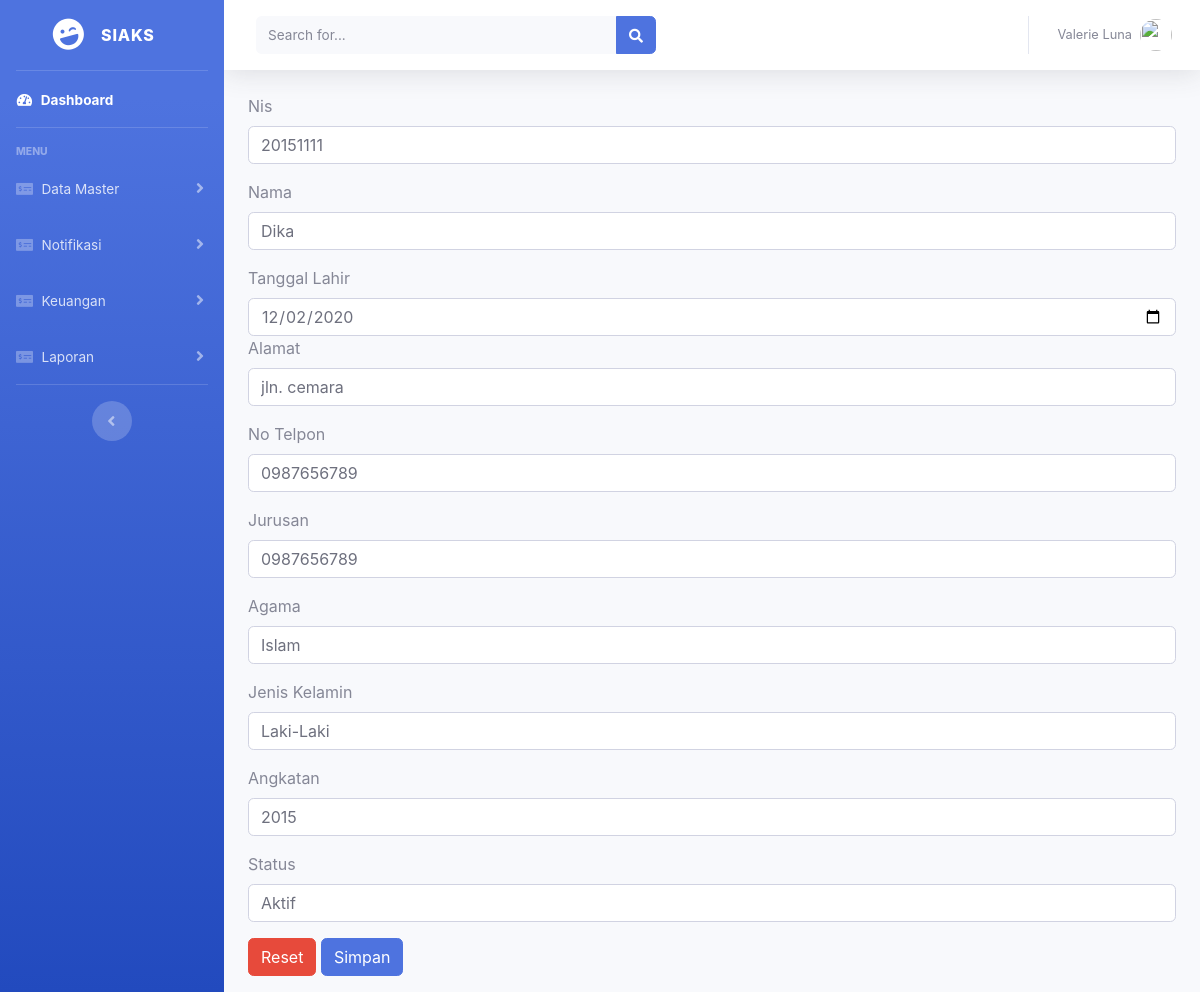
The page /index.php/siswa/edit_siswa/1 on the database its author committed.
### tables this page shows
CREATE TABLE `tbl_siswa` (
  `id_siswa` int(11) NOT NULL,
  `nis` varchar(10) NOT NULL,
  `nama` varchar(50) NOT NULL,
  `tgl_lahir` date NOT NULL,
  `alamat` varchar(50) NOT NULL,
  `no_tlp` varchar(50) NOT NULL,
  `agama` varchar(50) NOT NULL,
  `jk` varchar(30) NOT NULL,
  `status` varchar(50) NOT NULL,
  `angkatan` varchar(50) NOT NULL,
  `id_kelas` char(10) NOT NULL
);

### application/controllers/siswa.php (called while the page is built, shortened)
<?php
class Siswa extends CI_Controller {
    public function edit_siswa($id_siswa){
        $where = array('id_siswa' =>$id_siswa);
        $data['siswa'] = $this->m_swa->edit_siswa($where,'tbl_siswa')->result();
        $this->load->view('templates/header');
		$this->load->view('templates/sidebar');
		$this->load->view('edit_siswa',$data);
		$this->load->view('templates/footer');
    }
}
?>

### index.php (called while the page is built, shortened)
<?php
require_once BASEPATH.'core/CodeIgniter.php';

### application/models/m_swa.php (called while the page is built, shortened)
<?php
class M_swa extends CI_Model {
    public function edit_siswa($where, $table){
        return $this->db->get_where($table,$where);
    }
}
?>

### application/views/edit_siswa.php (the view, shortened to what this page needs)
<div class="content-wrepper container-fluid">
    <section class="content">
        <?php foreach ($siswa as $swa) { ?>
            <form action="<?php echo base_url().'siswa/update';?>" method="post">
                <div class="form-group">
        <label>Nis</label>
        <input type="text" name="nis" class="form-control"  value="<?php echo $swa->nis ?>">
        </div>
         <div class="form-group">
        <label>Nama</label>
        <input type="text" name="nama" class="form-control"  value="<?php echo $swa->nama ?>">
        </div>
         <div class="form-group">
        <label>Tanggal Lahir</label>
        <input type="date" name="tgl_lahir" class="form-control"  value="<?php echo $swa->tgl_lahir ?>">
        <div class="form-group">
        <label>Alamat</label>
        <input type="text" name="alamat" class="form-control"  value="<?php echo $swa->alamat ?>">
        </div> <div class="form-group">
        <label>No Telpon</label>
        <input type="text" name="no_tlp" class="form-control"  value="<?php echo $swa->no_tlp ?>">
        </div> <div class="form-group">
        <label>Jurusan</label>
        <input type="text" name="jurusan" class="form-control" value="<?php echo $swa->no_tlp ?>">
        </div> <div class="form-group">
        <label>Agama</label>
        <input type="text" name="agama" class="form-control"  value="<?php echo $swa->agama ?>">
        </div>
        <div class="form-group">
        <label>Jenis Kelamin</label>
        <input type="text" name="jk" class="form-control"  value="<?php echo $swa->jk ?>">
        </div>
        <div class="form-group">
        <label>Angkatan</label>
        <input type="text" name="angkatan" class="form-control"  value="<?php echo $swa->angkatan ?>">
        </div>
        <div class="form-group">
        <label>Status</label>
        <input type="text" name="status" class="form-control" value="<?php echo $swa->status ?>">
        </div>
                 <button type="reset" class="btn btn-danger">Reset</button>
                <button type="submit" class="btn btn-primary">Simpan</button>
            </form>
            <?php } ?>
    </section>
</div>

### rows shown on the page
tbl_siswa: nis "20151111", nama "Dika", tgl_lahir "12/02/2020", alamat "jln. cemara", no_tlp "0987656789", jurusan "0987656789", agama "Islam", jk "Laki-Laki", angkatan "2015", status "Aktif"
